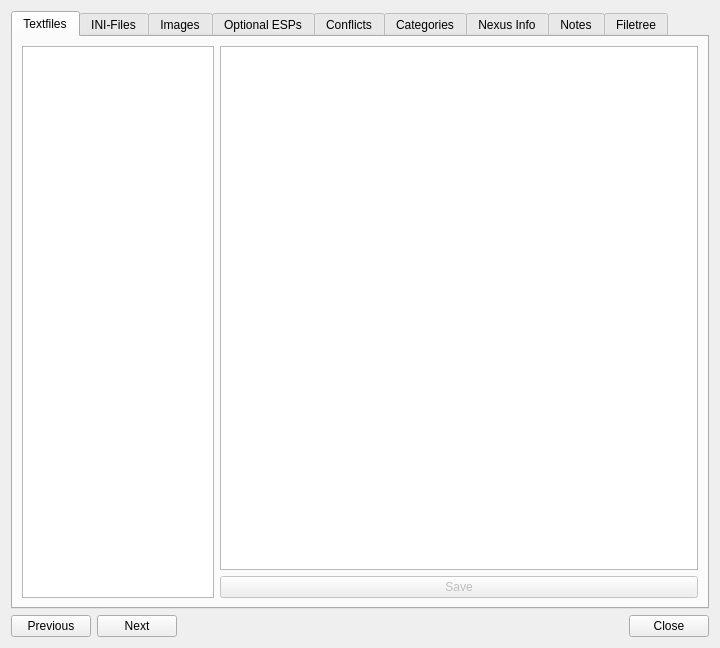
<?xml version="1.0" encoding="UTF-8"?>
<ui version="4.0">
 <class>ModInfoDialog</class>
 <widget class="QDialog" name="ModInfoDialog">
  <property name="geometry">
   <rect>
    <x>0</x>
    <y>0</y>
    <width>720</width>
    <height>648</height>
   </rect>
  </property>
  <property name="windowTitle">
   <string>Mod Info</string>
  </property>
  <layout class="QVBoxLayout" name="verticalLayout">
   <item>
    <widget class="QTabWidget" name="tabWidget">
     <property name="tabShape">
      <enum>QTabWidget::Rounded</enum>
     </property>
     <property name="currentIndex">
      <number>0</number>
     </property>
     <widget class="QWidget" name="tabText">
      <attribute name="title">
       <string>Textfiles</string>
      </attribute>
      <layout class="QHBoxLayout" name="horizontalLayout_3">
       <item>
        <widget class="QListWidget" name="textFileList">
         <property name="maximumSize">
          <size>
           <width>192</width>
           <height>16777215</height>
          </size>
         </property>
         <property name="toolTip">
          <string>A list of text-files in the mod directory.</string>
         </property>
         <property name="whatsThis">
          <string>A list of text-files in the mod directory like readmes. </string>
         </property>
        </widget>
       </item>
       <item>
        <layout class="QVBoxLayout" name="verticalLayout_9">
         <item>
          <widget class="QTextEdit" name="textFileView">
           <property name="toolTip">
            <string/>
           </property>
           <property name="whatsThis">
            <string/>
           </property>
          </widget>
         </item>
         <item>
          <widget class="QPushButton" name="saveTXTButton">
           <property name="enabled">
            <bool>false</bool>
           </property>
           <property name="text">
            <string>Save</string>
           </property>
          </widget>
         </item>
        </layout>
       </item>
      </layout>
     </widget>
     <widget class="QWidget" name="tabIni">
      <attribute name="title">
       <string>INI-Files</string>
      </attribute>
      <layout class="QHBoxLayout" name="horizontalLayout_4">
       <item>
        <layout class="QVBoxLayout" name="verticalLayout_5" stretch="0,0">
         <property name="spacing">
          <number>6</number>
         </property>
         <property name="sizeConstraint">
          <enum>QLayout::SetMinimumSize</enum>
         </property>
         <item>
          <widget class="QListWidget" name="iniFileList">
           <property name="maximumSize">
            <size>
             <width>228</width>
             <height>16777215</height>
            </size>
           </property>
           <property name="toolTip">
            <string>This is a list of .ini files in the mod.</string>
           </property>
           <property name="whatsThis">
            <string>This is a list of .ini files in the mod. These are usually used to configure the behaviour of mods if there are configurable parameters.</string>
           </property>
          </widget>
         </item>
         <item>
          <widget class="QListWidget" name="iniTweaksList">
           <property name="maximumSize">
            <size>
             <width>228</width>
             <height>16777215</height>
            </size>
           </property>
           <property name="contextMenuPolicy">
            <enum>Qt::CustomContextMenu</enum>
           </property>
          </widget>
         </item>
        </layout>
       </item>
       <item>
        <layout class="QVBoxLayout" name="verticalLayout_4" stretch="0,0">
         <item>
          <widget class="QTextBrowser" name="iniFileView">
           <property name="toolTip">
            <string/>
           </property>
           <property name="whatsThis">
            <string/>
           </property>
           <property name="undoRedoEnabled">
            <bool>true</bool>
           </property>
           <property name="readOnly">
            <bool>false</bool>
           </property>
           <property name="acceptRichText">
            <bool>false</bool>
           </property>
           <property name="openLinks">
            <bool>false</bool>
           </property>
          </widget>
         </item>
         <item>
          <widget class="QPushButton" name="saveButton">
           <property name="enabled">
            <bool>false</bool>
           </property>
           <property name="toolTip">
            <string>Save changes to the file.</string>
           </property>
           <property name="whatsThis">
            <string>Save changes to the file. This overwrites the original. There is no automatic backup!</string>
           </property>
           <property name="text">
            <string>Save</string>
           </property>
          </widget>
         </item>
        </layout>
       </item>
      </layout>
     </widget>
     <widget class="QWidget" name="tabImages">
      <attribute name="title">
       <string>Images</string>
      </attribute>
      <layout class="QVBoxLayout" name="verticalLayout_2">
       <item>
        <widget class="QLabel" name="imageLabel">
         <property name="sizePolicy">
          <sizepolicy hsizetype="Expanding" vsizetype="Expanding">
           <horstretch>0</horstretch>
           <verstretch>0</verstretch>
          </sizepolicy>
         </property>
         <property name="minimumSize">
          <size>
           <width>0</width>
           <height>0</height>
          </size>
         </property>
         <property name="maximumSize">
          <size>
           <width>16777215</width>
           <height>16777215</height>
          </size>
         </property>
         <property name="layoutDirection">
          <enum>Qt::LeftToRight</enum>
         </property>
         <property name="text">
          <string/>
         </property>
         <property name="alignment">
          <set>Qt::AlignCenter</set>
         </property>
        </widget>
       </item>
       <item>
        <widget class="QScrollArea" name="scrollArea">
         <property name="maximumSize">
          <size>
           <width>16777215</width>
           <height>128</height>
          </size>
         </property>
         <property name="widgetResizable">
          <bool>true</bool>
         </property>
         <widget class="QWidget" name="scrollAreaWidgetContents">
          <property name="geometry">
           <rect>
            <x>0</x>
            <y>0</y>
            <width>676</width>
            <height>126</height>
           </rect>
          </property>
          <property name="toolTip">
           <string>Images located in the mod.</string>
          </property>
          <property name="whatsThis">
           <string>This lists all the images (.jpg and .png) in the mod directory, like screenshots and such. Click one to get a larger view.</string>
          </property>
          <layout class="QHBoxLayout" name="horizontalLayout_2">
           <property name="spacing">
            <number>0</number>
           </property>
           <property name="margin">
            <number>0</number>
           </property>
           <item>
            <layout class="QHBoxLayout" name="thumbnailArea">
             <property name="spacing">
              <number>0</number>
             </property>
            </layout>
           </item>
          </layout>
         </widget>
        </widget>
       </item>
      </layout>
     </widget>
     <widget class="QWidget" name="tabESPs">
      <attribute name="title">
       <string>Optional ESPs</string>
      </attribute>
      <layout class="QFormLayout" name="formLayout">
       <item row="1" column="1">
        <widget class="QListWidget" name="inactiveESPList">
         <property name="toolTip">
          <string>List of esps and esms that can not be loaded by the game.</string>
         </property>
         <property name="whatsThis">
          <string>List of esps and esms contained in this plugin that currently can not be loaded by the game. They will not even appear in the esp-list in the main MO-window.
They usually contain optional functionality, see the readme.

Most mods do not have optional esps, so chances are good you are looking at an empty list.</string>
         </property>
        </widget>
       </item>
       <item row="1" column="0">
        <widget class="QLabel" name="label_2">
         <property name="text">
          <string>Optional ESPs</string>
         </property>
        </widget>
       </item>
       <item row="2" column="1">
        <layout class="QHBoxLayout" name="horizontalLayout_5">
         <item>
          <widget class="QToolButton" name="deactivateESP">
           <property name="minimumSize">
            <size>
             <width>96</width>
             <height>0</height>
            </size>
           </property>
           <property name="toolTip">
            <string>Make the selected mod in the lower list unavailable.</string>
           </property>
           <property name="whatsThis">
            <string>The selected esp (in the lower list) will be pushed into a subdirectory of the mod and will thus become &quot;invisible&quot; to the game. It can then no longer be activated.</string>
           </property>
           <property name="text">
            <string/>
           </property>
           <property name="icon">
            <iconset>
             <normaloff>:/MO/gui/resources/go-up.png</normaloff>:/MO/gui/resources/go-up.png</iconset>
           </property>
           <property name="iconSize">
            <size>
             <width>22</width>
             <height>22</height>
            </size>
           </property>
          </widget>
         </item>
         <item>
          <widget class="QToolButton" name="activateESP">
           <property name="minimumSize">
            <size>
             <width>96</width>
             <height>0</height>
            </size>
           </property>
           <property name="toolTip">
            <string>Move a file to the data directory.</string>
           </property>
           <property name="whatsThis">
            <string>This moves a esp to the esp directory so it can be enabled in the main window. Please note that the ESP merely becomes &quot;available&quot;, it will not necessarily be loaded! That is configured in the main window of omo.</string>
           </property>
           <property name="text">
            <string/>
           </property>
           <property name="icon">
            <iconset>
             <normaloff>:/MO/gui/resources/go-down.png</normaloff>:/MO/gui/resources/go-down.png</iconset>
           </property>
           <property name="iconSize">
            <size>
             <width>22</width>
             <height>22</height>
            </size>
           </property>
          </widget>
         </item>
        </layout>
       </item>
       <item row="2" column="0">
        <spacer name="horizontalSpacer_2">
         <property name="orientation">
          <enum>Qt::Horizontal</enum>
         </property>
         <property name="sizeHint" stdset="0">
          <size>
           <width>40</width>
           <height>20</height>
          </size>
         </property>
        </spacer>
       </item>
       <item row="3" column="1">
        <widget class="QListWidget" name="activeESPList">
         <property name="toolTip">
          <string>ESPs in the data directory and thus visible to the game.</string>
         </property>
         <property name="whatsThis">
          <string>These are the mod files that are in the (virtual) data directory of your game and will thus be selecteable in the esp list in the main window.</string>
         </property>
        </widget>
       </item>
       <item row="3" column="0">
        <widget class="QLabel" name="label">
         <property name="text">
          <string>Available ESPs</string>
         </property>
        </widget>
       </item>
      </layout>
     </widget>
     <widget class="QWidget" name="tabConflicts">
      <attribute name="title">
       <string>Conflicts</string>
      </attribute>
      <layout class="QVBoxLayout" name="verticalLayout_8">
       <item>
        <layout class="QHBoxLayout" name="horizontalLayout_10" stretch="1,0">
         <item>
          <widget class="QLabel" name="label_7">
           <property name="text">
            <string>The following conflicted files are provided by this mod</string>
           </property>
          </widget>
         </item>
         <item>
          <widget class="QLCDNumber" name="overwriteCount">
           <property name="frameShadow">
            <enum>QFrame::Sunken</enum>
           </property>
           <property name="lineWidth">
            <number>1</number>
           </property>
           <property name="segmentStyle">
            <enum>QLCDNumber::Flat</enum>
           </property>
          </widget>
         </item>
        </layout>
       </item>
       <item>
        <widget class="QTreeWidget" name="overwriteTree">
         <property name="contextMenuPolicy">
          <enum>Qt::CustomContextMenu</enum>
         </property>
         <property name="textElideMode">
          <enum>Qt::ElideLeft</enum>
         </property>
         <property name="animated">
          <bool>true</bool>
         </property>
         <property name="headerHidden">
          <bool>false</bool>
         </property>
         <property name="columnCount">
          <number>2</number>
         </property>
         <attribute name="headerDefaultSectionSize">
          <number>500</number>
         </attribute>
         <attribute name="headerHighlightSections">
          <bool>false</bool>
         </attribute>
         <attribute name="headerMinimumSectionSize">
          <number>300</number>
         </attribute>
         <column>
          <property name="text">
           <string>File</string>
          </property>
         </column>
         <column>
          <property name="text">
           <string>Overwritten Mods</string>
          </property>
         </column>
        </widget>
       </item>
       <item>
        <layout class="QHBoxLayout" name="horizontalLayout_9" stretch="1,0">
         <item>
          <widget class="QLabel" name="label_8">
           <property name="text">
            <string>The following conflicted files are provided by other mods</string>
           </property>
          </widget>
         </item>
         <item>
          <widget class="QLCDNumber" name="overwrittenCount">
           <property name="frameShadow">
            <enum>QFrame::Sunken</enum>
           </property>
           <property name="segmentStyle">
            <enum>QLCDNumber::Flat</enum>
           </property>
          </widget>
         </item>
        </layout>
       </item>
       <item>
        <widget class="QTreeWidget" name="overwrittenTree">
         <property name="textElideMode">
          <enum>Qt::ElideLeft</enum>
         </property>
         <property name="animated">
          <bool>true</bool>
         </property>
         <attribute name="headerDefaultSectionSize">
          <number>500</number>
         </attribute>
         <attribute name="headerMinimumSectionSize">
          <number>300</number>
         </attribute>
         <column>
          <property name="text">
           <string>File</string>
          </property>
         </column>
         <column>
          <property name="text">
           <string>Providing Mod</string>
          </property>
         </column>
        </widget>
       </item>
       <item>
        <layout class="QHBoxLayout" name="horizontalLayout_8" stretch="1,0">
         <item>
          <widget class="QLabel" name="label_9">
           <property name="text">
            <string>Non-Conflicted files</string>
           </property>
          </widget>
         </item>
         <item>
          <widget class="QLCDNumber" name="noConflictCount">
           <property name="frameShadow">
            <enum>QFrame::Sunken</enum>
           </property>
           <property name="segmentStyle">
            <enum>QLCDNumber::Flat</enum>
           </property>
          </widget>
         </item>
        </layout>
       </item>
      </layout>
     </widget>
     <widget class="QWidget" name="tabCategories">
      <attribute name="title">
       <string>Categories</string>
      </attribute>
      <layout class="QVBoxLayout" name="verticalLayout_7">
       <item>
        <widget class="QTreeWidget" name="categoriesTree">
         <property name="animated">
          <bool>true</bool>
         </property>
         <attribute name="headerVisible">
          <bool>false</bool>
         </attribute>
         <column>
          <property name="text">
           <string notr="true">1</string>
          </property>
         </column>
        </widget>
       </item>
       <item>
        <layout class="QHBoxLayout" name="horizontalLayout_12">
         <item>
          <widget class="QLabel" name="label_12">
           <property name="text">
            <string>Primary Category</string>
           </property>
          </widget>
         </item>
         <item>
          <widget class="QComboBox" name="primaryCategoryBox"/>
         </item>
        </layout>
       </item>
      </layout>
     </widget>
     <widget class="QWidget" name="tabNexus_2">
      <attribute name="icon">
       <iconset>
        <normaloff>:/MO/gui/resources/internet-web-browser.png</normaloff>:/MO/gui/resources/internet-web-browser.png</iconset>
      </attribute>
      <attribute name="title">
       <string>Nexus Info</string>
      </attribute>
      <layout class="QVBoxLayout" name="verticalLayout_6">
       <item>
        <layout class="QHBoxLayout" name="horizontalLayout_6">
         <item>
          <widget class="QLabel" name="label_3">
           <property name="text">
            <string>Mod ID</string>
           </property>
          </widget>
         </item>
         <item>
          <widget class="QLineEdit" name="modIDEdit">
           <property name="toolTip">
            <string>Mod ID for this mod on Nexus.</string>
           </property>
           <property name="whatsThis">
            <string>&lt;!DOCTYPE HTML PUBLIC &quot;-//W3C//DTD HTML 4.0//EN&quot; &quot;http://www.w3.org/TR/REC-html40/strict.dtd&quot;&gt;
&lt;html&gt;&lt;head&gt;&lt;meta name=&quot;qrichtext&quot; content=&quot;1&quot; /&gt;&lt;style type=&quot;text/css&quot;&gt;
p, li { white-space: pre-wrap; }
&lt;/style&gt;&lt;/head&gt;&lt;body style=&quot; font-family:'MS Shell Dlg 2'; font-size:8.25pt; font-weight:400; font-style:normal;&quot;&gt;
&lt;p style=&quot; margin-top:0px; margin-bottom:0px; margin-left:0px; margin-right:0px; -qt-block-indent:0; text-indent:0px;&quot;&gt;&lt;span style=&quot; font-size:8pt;&quot;&gt;Mod ID for this mod on Nexus. This is filled in automatically if you downloaded and installed the mod from inside MO. Otherwise you can enter it manually. To find the correct id, find the mod on nexus. The URL will look like this: &lt;/span&gt;&lt;a href=&quot; http://www.skyrimnexus.com/downloads/file.php?id=1334&quot;&gt;&lt;span style=&quot; font-size:8pt; text-decoration: underline; color:#0000ff;&quot;&gt;http://skyrim.nexusmods.com/downloads/file.php?id=1334&lt;/span&gt;&lt;/a&gt;&lt;a href=&quot;http://www.skyrimnexus.com/downloads/file.php?id=1334&quot;&gt;&lt;span style=&quot; font-size:8pt; color:#000000;&quot;&gt;. In this example, 1334 is the id you're looking for. Besides: The above is the link to Mod Organizer on the Nexus. Why not go there now and endorse?&lt;/span&gt;&lt;/a&gt;&lt;/p&gt;&lt;/body&gt;&lt;/html&gt;</string>
           </property>
          </widget>
         </item>
         <item>
          <spacer name="horizontalSpacer_3">
           <property name="orientation">
            <enum>Qt::Horizontal</enum>
           </property>
           <property name="sizeHint" stdset="0">
            <size>
             <width>40</width>
             <height>20</height>
            </size>
           </property>
          </spacer>
         </item>
         <item>
          <widget class="QLabel" name="versionLabel">
           <property name="whatsThis">
            <string>&lt;!DOCTYPE HTML PUBLIC &quot;-//W3C//DTD HTML 4.0//EN&quot; &quot;http://www.w3.org/TR/REC-html40/strict.dtd&quot;&gt;
&lt;html&gt;&lt;head&gt;&lt;meta name=&quot;qrichtext&quot; content=&quot;1&quot; /&gt;&lt;style type=&quot;text/css&quot;&gt;
p, li { white-space: pre-wrap; }
&lt;/style&gt;&lt;/head&gt;&lt;body style=&quot; font-family:'MS Shell Dlg 2'; font-size:8.25pt; font-weight:400; font-style:normal;&quot;&gt;
&lt;p style=&quot; margin-top:0px; margin-bottom:0px; margin-left:0px; margin-right:0px; -qt-block-indent:0; text-indent:0px;&quot;&gt;&lt;span style=&quot; font-size:8pt;&quot;&gt;Installed Version of the Mod. The tooltip will contain the current version available on nexus. The installed version is only set if you installed the mod through MO.&lt;/span&gt;&lt;/p&gt;&lt;/body&gt;&lt;/html&gt;</string>
           </property>
           <property name="text">
            <string>Version</string>
           </property>
          </widget>
         </item>
         <item>
          <widget class="QLineEdit" name="versionEdit">
           <property name="maximumSize">
            <size>
             <width>50</width>
             <height>16777215</height>
            </size>
           </property>
           <property name="maxLength">
            <number>10</number>
           </property>
          </widget>
         </item>
        </layout>
       </item>
       <item>
        <layout class="QHBoxLayout" name="horizontalLayout_11" stretch="0,1">
         <item>
          <widget class="QPushButton" name="refreshButton">
           <property name="sizePolicy">
            <sizepolicy hsizetype="Minimum" vsizetype="Fixed">
             <horstretch>0</horstretch>
             <verstretch>0</verstretch>
            </sizepolicy>
           </property>
           <property name="toolTip">
            <string>Refresh</string>
           </property>
           <property name="whatsThis">
            <string>Refresh all information from Nexus.</string>
           </property>
           <property name="text">
            <string/>
           </property>
           <property name="icon">
            <iconset>
             <normaloff>:/MO/gui/refresh</normaloff>:/MO/gui/refresh</iconset>
           </property>
          </widget>
         </item>
         <item>
          <widget class="QLabel" name="label_4">
           <property name="text">
            <string>Description</string>
           </property>
          </widget>
         </item>
        </layout>
       </item>
       <item>
        <widget class="QTextBrowser" name="descriptionView">
         <property name="minimumSize">
          <size>
           <width>0</width>
           <height>200</height>
          </size>
         </property>
         <property name="html">
          <string>&lt;!DOCTYPE HTML PUBLIC &quot;-//W3C//DTD HTML 4.0//EN&quot; &quot;http://www.w3.org/TR/REC-html40/strict.dtd&quot;&gt;
&lt;html&gt;&lt;head&gt;&lt;meta name=&quot;qrichtext&quot; content=&quot;1&quot; /&gt;&lt;style type=&quot;text/css&quot;&gt;
p, li { white-space: pre-wrap; }
&lt;/style&gt;&lt;/head&gt;&lt;body style=&quot; font-family:'MS Shell Dlg 2'; font-size:8.25pt; font-weight:400; font-style:normal;&quot;&gt;
&lt;p style=&quot;-qt-paragraph-type:empty; margin-top:0px; margin-bottom:0px; margin-left:0px; margin-right:0px; -qt-block-indent:0; text-indent:0px; font-size:8pt;&quot;&gt;&lt;br /&gt;&lt;/p&gt;
&lt;p style=&quot;-qt-paragraph-type:empty; margin-top:0px; margin-bottom:0px; margin-left:0px; margin-right:0px; -qt-block-indent:0; text-indent:0px; font-size:8pt;&quot;&gt;&lt;br /&gt;&lt;/p&gt;&lt;/body&gt;&lt;/html&gt;</string>
         </property>
         <property name="textInteractionFlags">
          <set>Qt::TextBrowserInteraction</set>
         </property>
         <property name="openLinks">
          <bool>false</bool>
         </property>
        </widget>
       </item>
       <item>
        <layout class="QHBoxLayout" name="horizontalLayout_7">
         <item>
          <widget class="QLabel" name="visitNexusLabel">
           <property name="sizePolicy">
            <sizepolicy hsizetype="Preferred" vsizetype="Preferred">
             <horstretch>1</horstretch>
             <verstretch>0</verstretch>
            </sizepolicy>
           </property>
           <property name="text">
            <string/>
           </property>
           <property name="openExternalLinks">
            <bool>false</bool>
           </property>
          </widget>
         </item>
         <item>
          <widget class="QPushButton" name="endorseBtn">
           <property name="text">
            <string>Endorse</string>
           </property>
           <property name="icon">
            <iconset>
             <normaloff>:/MO/gui/icon_favorite</normaloff>:/MO/gui/icon_favorite</iconset>
           </property>
          </widget>
         </item>
        </layout>
       </item>
      </layout>
     </widget>
     <widget class="QWidget" name="tabNotes">
      <attribute name="title">
       <string>Notes</string>
      </attribute>
      <layout class="QVBoxLayout" name="verticalLayout_10">
       <item>
        <widget class="QTextEdit" name="notesEdit"/>
       </item>
      </layout>
     </widget>
     <widget class="QWidget" name="tabFiles">
      <attribute name="title">
       <string>Filetree</string>
      </attribute>
      <layout class="QVBoxLayout" name="verticalLayout_3">
       <item>
        <widget class="QTreeView" name="fileTree">
         <property name="contextMenuPolicy">
          <enum>Qt::CustomContextMenu</enum>
         </property>
         <property name="toolTip">
          <string>A directory view of this mod</string>
         </property>
         <property name="whatsThis">
          <string>&lt;!DOCTYPE HTML PUBLIC &quot;-//W3C//DTD HTML 4.0//EN&quot; &quot;http://www.w3.org/TR/REC-html40/strict.dtd&quot;&gt;
&lt;html&gt;&lt;head&gt;&lt;meta name=&quot;qrichtext&quot; content=&quot;1&quot; /&gt;&lt;style type=&quot;text/css&quot;&gt;
p, li { white-space: pre-wrap; }
&lt;/style&gt;&lt;/head&gt;&lt;body style=&quot; font-family:'MS Shell Dlg 2'; font-size:8.25pt; font-weight:400; font-style:normal;&quot;&gt;
&lt;p style=&quot; margin-top:0px; margin-bottom:0px; margin-left:0px; margin-right:0px; -qt-block-indent:0; text-indent:0px;&quot;&gt;&lt;span style=&quot; font-size:8pt;&quot;&gt;This is a modifiable directory view of the mod directory. You can move around files using drag &amp;amp; drop and rename them (double click).&lt;/span&gt;&lt;/p&gt;
&lt;p style=&quot; margin-top:0px; margin-bottom:0px; margin-left:0px; margin-right:0px; -qt-block-indent:0; text-indent:0px;&quot;&gt;&lt;span style=&quot; font-size:8pt;&quot;&gt;Changes happen immediately on disc, so do&lt;/span&gt;&lt;span style=&quot; font-size:8pt; font-weight:600;&quot;&gt; be careful&lt;/span&gt;&lt;span style=&quot; font-size:8pt;&quot;&gt;.&lt;/span&gt;&lt;/p&gt;&lt;/body&gt;&lt;/html&gt;</string>
         </property>
         <property name="dragDropMode">
          <enum>QAbstractItemView::InternalMove</enum>
         </property>
         <property name="defaultDropAction">
          <enum>Qt::MoveAction</enum>
         </property>
         <property name="selectionMode">
          <enum>QAbstractItemView::ExtendedSelection</enum>
         </property>
        </widget>
       </item>
      </layout>
     </widget>
    </widget>
   </item>
   <item>
    <layout class="QHBoxLayout" name="horizontalLayout">
     <item>
      <widget class="QPushButton" name="prevButton">
       <property name="text">
        <string>Previous</string>
       </property>
      </widget>
     </item>
     <item>
      <widget class="QPushButton" name="nextButton">
       <property name="text">
        <string>Next</string>
       </property>
      </widget>
     </item>
     <item>
      <spacer name="horizontalSpacer">
       <property name="orientation">
        <enum>Qt::Horizontal</enum>
       </property>
       <property name="sizeHint" stdset="0">
        <size>
         <width>40</width>
         <height>20</height>
        </size>
       </property>
      </spacer>
     </item>
     <item>
      <widget class="QPushButton" name="closeButton">
       <property name="text">
        <string>Close</string>
       </property>
      </widget>
     </item>
    </layout>
   </item>
  </layout>
 </widget>
 <resources/>
 <connections/>
</ui>
